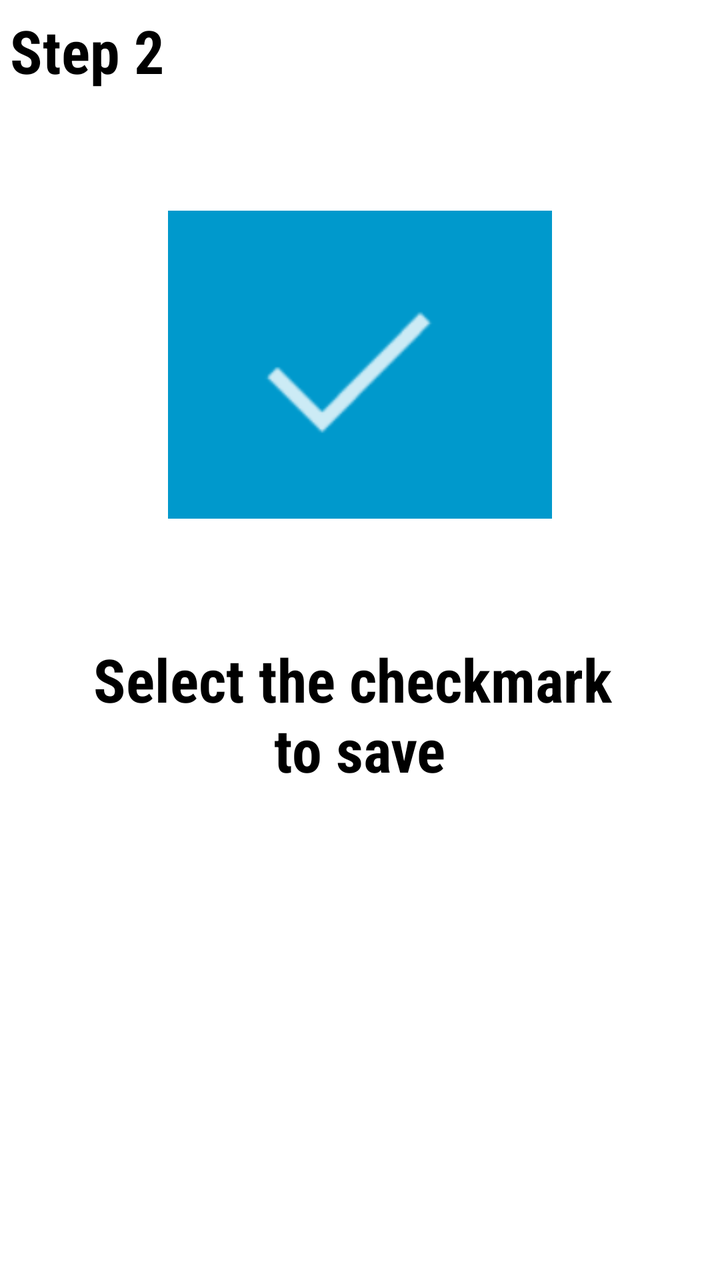
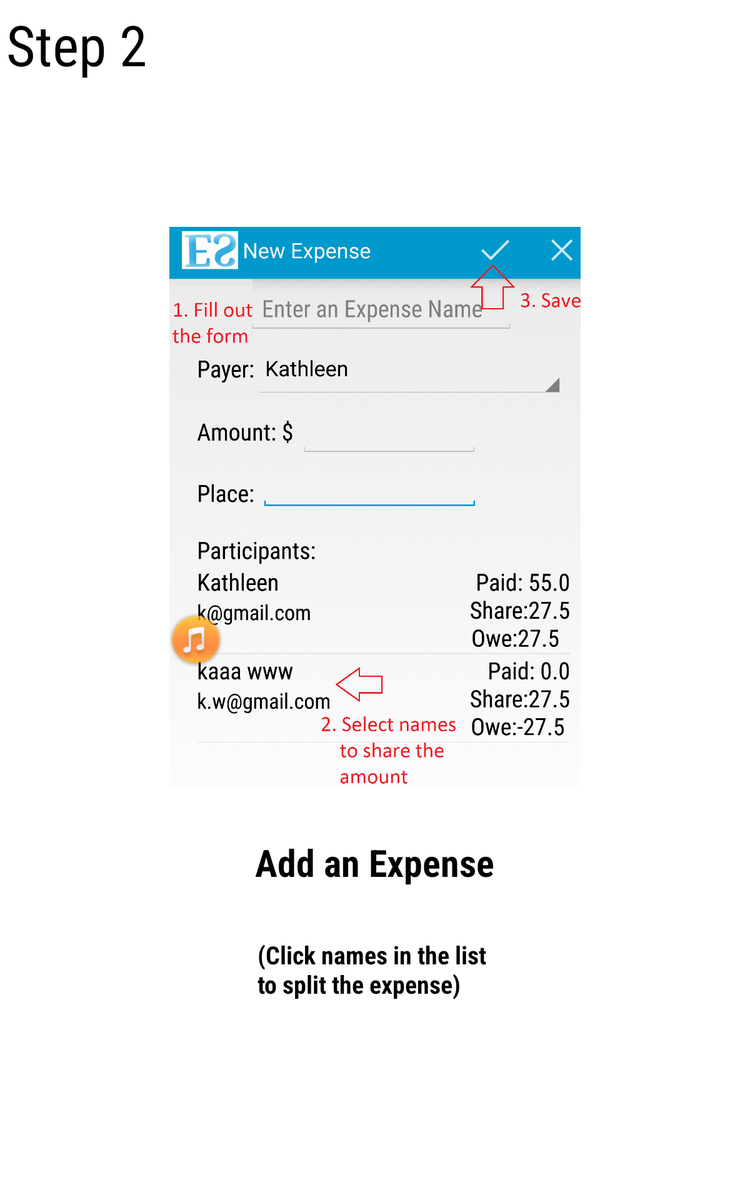

First picture: res/layout/ on a phone held upright. Second picture: the repository's own variant of that layout, on a device whose configuration matches the variant's folder. Source for both follows.
<!-- AndroidManifest.xml: application theme CustomActionBarTheme -->
<!-- res/layout/usermanual_p3.xml -->
<?xml version="1.0" encoding="utf-8"?>
 
<LinearLayout xmlns:android="http://schemas.android.com/apk/res/android"
    android:orientation="vertical" android:layout_width="match_parent"
    android:layout_height="match_parent">
 
    <TextView
        android:layout_width="wrap_content"
        android:layout_height="wrap_content"
        android:text="Step 2"
        android:textSize="30dp"
        android:layout_marginLeft="5dp"
        android:layout_marginTop="5dp"
        style="@style/MyUserManual"
        android:id="@+id/step2" />

    <LinearLayout
        android:layout_width="wrap_content"
        android:layout_height="wrap_content"
        android:layout_gravity="center"
        android:layout_marginTop="60dp"
        android:orientation="horizontal" >

        <ImageView
            android:id="@+id/imageView1"
            android:layout_width="192dp"
            android:layout_height="154dp"
            android:src="@drawable/step2" />
        
        </LinearLayout>
        
    <LinearLayout
        android:layout_width="wrap_content"
        android:layout_height="200dp"
        android:layout_gravity="center"
        android:layout_marginTop="60dp"
        android:orientation="horizontal" >
        
    <TextView
        android:id="@+id/step2des"
        android:layout_width="wrap_content"
        android:layout_height="wrap_content"
        style="@style/MyUserManual"
        android:textAlignment="center"
        android:textSize="30sp"
        android:text="Select the checkmark \nto save"
         />
    
    </LinearLayout>

</LinearLayout>
<!-- resources referenced by this layout -->
<resources>
  <!-- drawable step2: jpg bitmap (drawable-hdpi, 3244 bytes) -->
  <style name="MyUserManual">
          <item name="android:textColor">#000</item>
          <item name="android:textSize">20sp</item>
          <item name="android:fontFamily">sans-serif-condensed</item>
          <item name="android:textStyle">bold</item>
      </style>
  <style name="CustomActionBarTheme" parent="@android:style/Theme.Holo.Light.DarkActionBar">
          <item name="android:actionBarStyle">@style/MyActionBar</item>
  
      </style>
  <style name="MyActionBar" parent="@android:style/Widget.Holo.Light.ActionBar.Solid.Inverse">
          <item name="android:background">#0099cc</item>
          <item name="android:textColor">#FFFFFF</item>
          <item name="android:fontFamily">sans-serif-condensed</item>
          <item name="android:textStyle">bold</item>
      </style>
</resources>
<!-- res/layout-large/usermanual_p3.xml (the repository's variant of the layout above) -->
<!-- drawn on a 7-inch tablet held upright -->
<?xml version="1.0" encoding="utf-8"?>
 
<LinearLayout xmlns:android="http://schemas.android.com/apk/res/android"
    android:orientation="vertical" android:layout_width="match_parent"
    android:layout_height="match_parent">
 
    <TextView
        android:layout_width="wrap_content"
        android:layout_height="wrap_content"
        android:text="Step 2"
        android:textSize="45dp"
        android:layout_marginLeft="5dp"
        android:layout_marginTop="5dp"
        style="@style/MyUserManual_large"
        android:id="@+id/step2" />

    <LinearLayout
        android:layout_width="wrap_content"
        android:layout_height="wrap_content"
        android:layout_gravity="center"
        android:layout_marginTop="5dp"
        android:orientation="horizontal" >
     <LinearLayout
        android:layout_width="wrap_content"
        android:layout_height="wrap_content"
        android:layout_gravity="center"
        android:orientation="vertical" >
   <LinearLayout
        android:layout_width="wrap_content"
        android:layout_height="wrap_content"
        android:layout_gravity="center"
        android:orientation="horizontal" >

        <ImageView
            android:id="@+id/imageView3"
            android:layout_width="wrap_content"
            android:layout_height="448dp"
            android:src="@drawable/step3" />

        </LinearLayout>
        
    <LinearLayout
        android:layout_width="wrap_content"
        android:layout_height="wrap_content"
        android:layout_gravity="center"
        android:layout_marginTop="40dp"
        android:orientation="horizontal" >
        
    <TextView
        android:id="@+id/step3des"
        android:layout_width="wrap_content"
        android:layout_height="wrap_content"
        style="@style/MyUserManual"
        android:textSize="30sp"
        android:text="Add an Expense"
         />
    
    </LinearLayout>
    
     <LinearLayout
        android:layout_width="wrap_content"
        android:layout_height="wrap_content"
        android:layout_gravity="center"
        android:layout_marginTop="40dp"
        android:orientation="horizontal" >
        
    <TextView
        android:id="@+id/step4des"
        android:layout_width="wrap_content"
        android:layout_height="wrap_content"
        style="@style/MyUserManual"
        android:textSize="20sp"
        android:text="(Click names in the list \nto split the expense)"
         />
    
    </LinearLayout>
    </LinearLayout>
    
    <LinearLayout
        android:layout_width="wrap_content"
        android:layout_height="wrap_content"
        android:layout_gravity="center"
        android:layout_marginLeft="30dp"
        android:orientation="vertical" >
    
   <LinearLayout
        android:layout_width="wrap_content"
        android:layout_height="wrap_content"
        android:layout_gravity="center"
        android:orientation="horizontal" >

        <ImageView
            android:id="@+id/imageView4"
            android:layout_width="293dp"
            android:layout_height="299dp"
            android:src="@drawable/shakinghands" />
        
        </LinearLayout>
    
    <LinearLayout
        android:layout_width="wrap_content"
        android:layout_height="wrap_content"
        android:layout_gravity="center"
        android:layout_marginTop="40dp"
        android:orientation="horizontal" >
        
    <TextView
        android:id="@+id/step3des21"
        android:layout_width="wrap_content"
        android:layout_height="wrap_content"
        style="@style/MyUserManual"
        android:textSize="30sp"
        android:text="Settle Expense"
         />
    </LinearLayout>
    </LinearLayout>
    </LinearLayout>

</LinearLayout>
<!-- resources referenced by the variant -->
<!-- as a 7-inch tablet held upright resolves them -->
<resources>
  <!-- drawable shakinghands: jpg bitmap (drawable-hdpi, 25426 bytes) -->
  <!-- drawable step3: jpg bitmap (drawable-hdpi, 137902 bytes) -->
  <style name="MyUserManual">
          <item name="android:textColor">#000</item>
          <item name="android:textSize">20sp</item>
          <item name="android:fontFamily">sans-serif-condensed</item>
          <item name="android:textStyle">bold</item>
      </style>
  <!-- from res/values-large/ -->
  <style name="MyUserManual_large">
          <item name="android:textColor">#000</item>
          <item name="android:textSize">35sp</item>
          <item name="android:fontFamily">sans-serif-condensed</item>
          <item name="android:textStyle">normal</item>
      </style>
  <style name="CustomActionBarTheme" parent="@android:style/Theme.Holo.Light.DarkActionBar">
          <item name="android:actionBarStyle">@style/MyActionBar</item>
  
      </style>
  <style name="MyActionBar" parent="@android:style/Widget.Holo.Light.ActionBar.Solid.Inverse">
          <item name="android:background">#0099cc</item>
          <item name="android:textColor">#FFFFFF</item>
          <item name="android:fontFamily">sans-serif-condensed</item>
          <item name="android:textStyle">bold</item>
      </style>
</resources>
